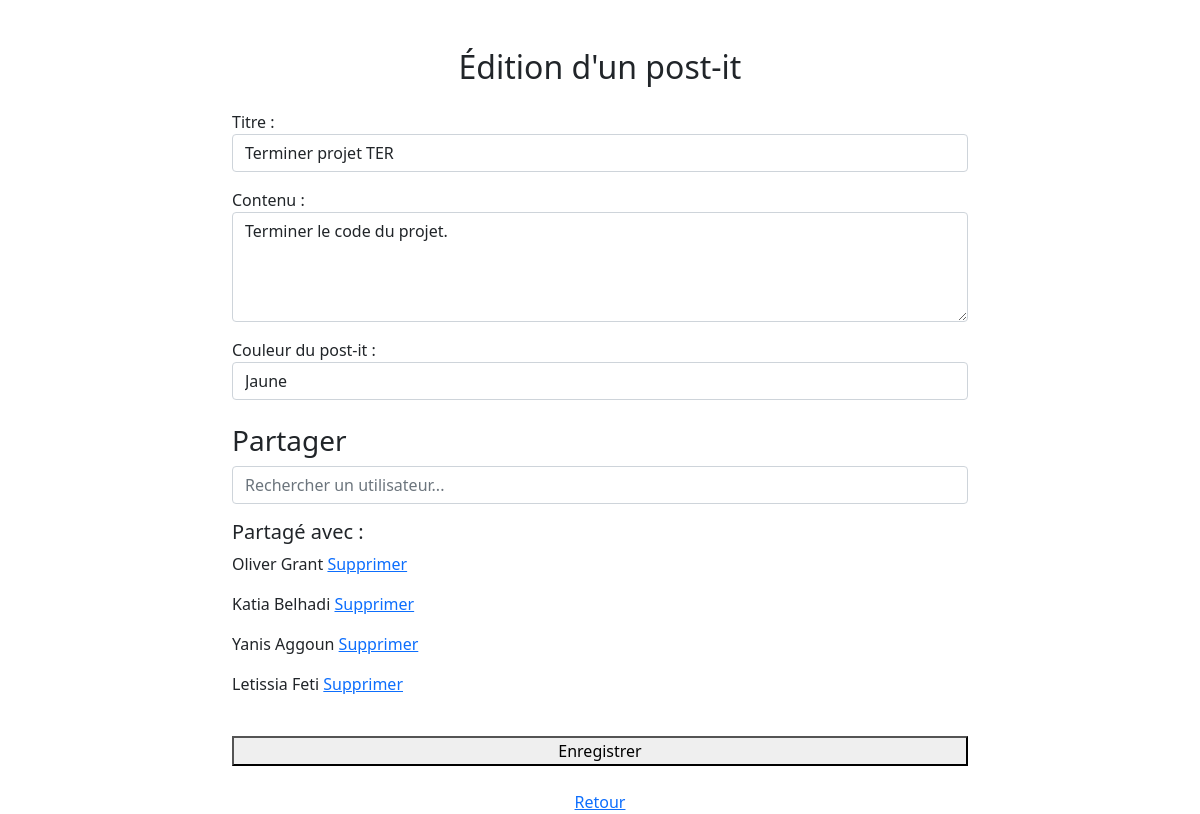
/creation_edition/create_postit.php?id=24 (signed in), run on the app's committed database.
### tables this page shows
CREATE TABLE IF NOT EXISTS `post_it` (
  `id_post_it` int(11) NOT NULL AUTO_INCREMENT,
  `id_proprietaire` int(11) NOT NULL,
  `titre` varchar(150) NOT NULL,
  `contenu` varchar(250) NOT NULL,
  `date_creation` datetime NOT NULL,
  `date_modification` datetime DEFAULT NULL,
  `couleur` enum('orange','rouge','vert','bleu','jaune','rose') DEFAULT 'jaune',
  PRIMARY KEY (`id_post_it`),
  KEY `fk_post_it_utilisateur` (`id_proprietaire`)
);

CREATE TABLE IF NOT EXISTS `utilisateur` (
  `id_utilisateur` int(11) NOT NULL AUTO_INCREMENT,
  `email` varchar(255) NOT NULL,
  `password` varchar(255) NOT NULL,
  `nom` varchar(255) NOT NULL,
  `prenom` varchar(255) NOT NULL,
  `pseudo` varchar(255) DEFAULT NULL,
  `date_naiss` date DEFAULT NULL,
  PRIMARY KEY (`id_utilisateur`),
  UNIQUE KEY `email` (`email`)
);

### functions.php (called while the page is built, shortened)
<?php
function ConnexionDB(){
    $bdd = new PDO('mysql:host=127.0.0.1;dbname=app_post_it;charset=utf8', 'root', '');
    return $bdd;
}
function SelectInfoPostit($idPostit, $idUtilisateur) {
    $bdd = ConnexionDB();
    $infoPostit = $bdd->prepare("SELECT DISTINCT post_it.id_post_it, post_it.id_proprietaire,post_it.titre,post_it.contenu,post_it.date_creation,post_it.date_modification, utilisateur.nom, utilisateur.prenom, post_it.couleur FROM post_it JOIN utilisateur ON utilisateur.id_utilisateur = post_it.id_proprietaire LEFT JOIN post_it_partage ON post_it.id_post_it = post_it_partage.id_post_it WHERE post_it.id_post_it = ? AND (post_it.id_proprietaire = ? OR post_it_partage.id_user_partage = ?);
                                ");
    $infoPostit->execute(array($idPostit, $idUtilisateur, $idUtilisateur));
    return $infoPostit->fetch(PDO::FETCH_ASSOC);
}
function SelectUserPostitPartage($idPostit) {
    $bdd = ConnexionDB();
    $UserPartagePostit = $bdd->prepare("SELECT id_utilisateur, prenom, nom, pseudo from post_it_partage join utilisateur on utilisateur.id_utilisateur = post_it_partage.id_user_partage where id_post_it = ?");
    $UserPartagePostit->execute(array($idPostit));
    return $UserPartagePostit->fetchAll(PDO::FETCH_ASSOC);
}
?>

### creation_edition/create_postit.php (the view, shortened to what this page needs)
<?php
require_once("../functions.php");
$idPostit = null;
if (isset($_GET['id'])) {
    $idPostit = intval($_GET['id']);
    $SelectInfoPostit = SelectInfoPostit($idPostit,$_SESSION['idUser']);
    $userPostitPartage = SelectUserPostitPartage($idPostit);
}
if ($idPostit && isset($SelectInfoPostit['couleur'])) {
    $color = $SelectInfoPostit['couleur'];
}
else {
    $color = 'jaune';
}
?>
<!DOCTYPE html>
<html lang="fr">
<head>
    <link href="https://cdn.jsdelivr.net/npm/bootstrap@5.1.3/dist/css/bootstrap.min.css" rel="stylesheet">
    <link rel="stylesheet" href="https://cdnjs.cloudflare.com/ajax/libs/jqueryui/1.12.1/jquery-ui.min.css">
    <link rel="stylesheet" href="styles.css">
</head>
<body">
    <div class="container mt-5">
      <div class="row justify-content-center">
        <div class="col-sm-8">
          <div class="form-container">
          <h2 class="text-center mb-4">
            <?php
            if ($idPostit) {
                echo "Édition d'un post-it";
            }
            else {
                echo "Création d'un post-it";
            }
            ?>
            </h2>
            <form method="POST">
              <div class="form-group mb-3">
                <label>Titre :</label>
                <input class="form-control" type="text" placeholder="Max 30 caractères" name="title"
                  value="<?= $idPostit ? htmlspecialchars($SelectInfoPostit['titre']) : '' ?>">
              </div>
              <div class="form-group mb-3">
                <label>Contenu :</label>
                <textarea class="form-control" name="content" rows="4" placeholder="Max 200 caractères"><?= $idPostit ? htmlspecialchars($SelectInfoPostit['contenu']) : '' ?></textarea>
              </div>
              <label for="couleur">Couleur du post-it :</label>
                <select class="form-control" name="couleur" id="couleur">
                    <?php if ($color == 'jaune') { ?>
                        <option value="jaune" selected>Jaune</option>
                    <?php }
                    else { ?>
                        <option value="jaune">Jaune</option>
                    <?php } ?>
                </select>
              <h3 class="mt-4">Partager</h3>
              <input type="text" id="search" class="form-control" placeholder="Rechercher un utilisateur...">
              <div class="selected-users mt-3">
                <h5>Partagé avec :</h5>
                <?php if (isset($_GET['id'])){ ?>
                  <?php foreach ($userPostitPartage as $user){ ?>
                    <p class="dates">
                      <?= $user['prenom'] ?> <?= $user['nom'] ?>
                      <a href="create_postit.php?id=<?= $idPostit ?>&deleteSharedUser=<?= $user['id_utilisateur']?>">Supprimer</a>
                    </p>
                  <?php } ?>
                <?php } ?>
              </div>
              <button class="btn-connexion w-100 mt-4" name="save">Enregistrer</button>
            </form>
          </div>
        </div>
      </div>
    </div>
    <br>
    <center> <a href="../index.php" class="btn-retour">Retour</a></center>
</body>
</html>

### creation_edition/styles.css (style rules this page uses)
.selected-users { margin-bottom: 10px; }

### data on the page
post_it: title "Terminer projet TER", content "Terminer le code du projet.", couleur "Jaune"
utilisateur: prenom "Oliver", nom "Grant"
utilisateur: prenom "Katia", nom "Belhadi"
utilisateur: prenom "Yanis", nom "Aggoun"
utilisateur: prenom "Letissia", nom "Feti"
